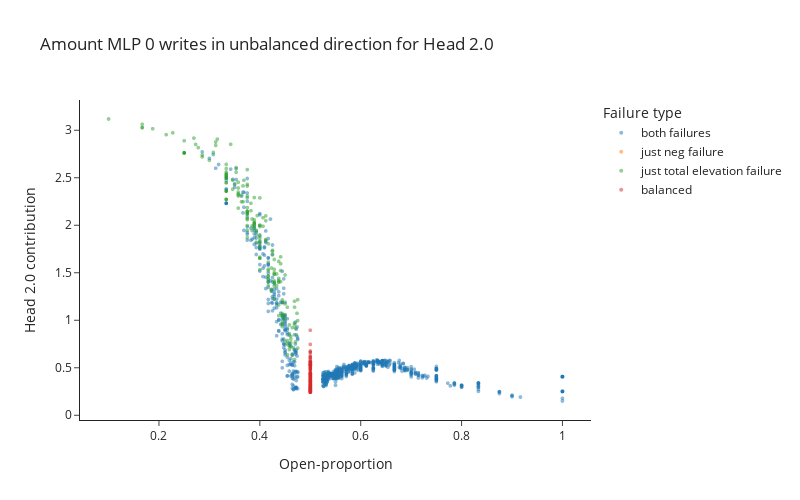
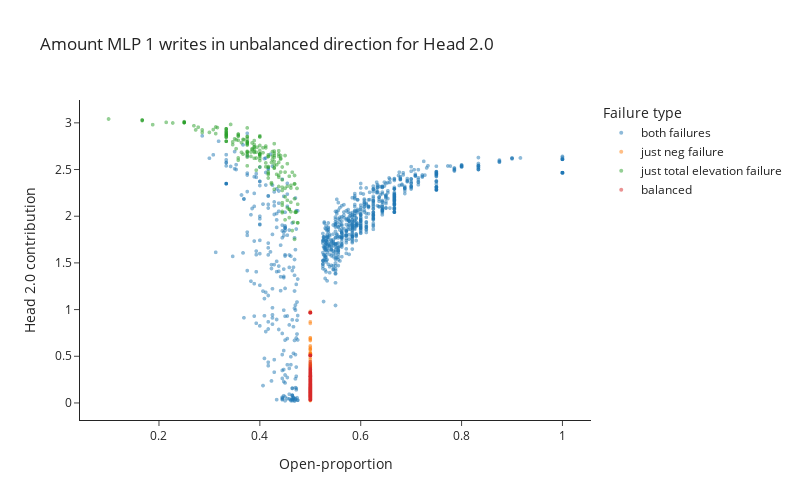

Source (notebook cell) for these figures, in order:
### Code cell
def mlp_attribution_scatter(magnitudes, data, failure_types):
    for layer in range(2):
        fig = px.scatter(
            x=data.open_proportion[data.starts_open], y=magnitudes[3+layer*3, data.starts_open], 
            color=failure_types[data.starts_open], category_orders={"color": failure_types_dict.keys()},
            title=f"Amount MLP {layer} writes in unbalanced direction for Head 2.0", 
            template="simple_white", height=500, width=800,
            labels={"x": "Open-proportion", "y": "Head 2.0 contribution"}
        ).update_traces(marker_size=4, opacity=0.5).update_layout(legend_title_text='Failure type')
        fig.show()

if MAIN:
    mlp_attribution_scatter(magnitudes, data, failure_types)

### Figure 1 — Plotly figure (JSON) as saved in the notebook; plotly's stock layout.template omitted (floating-point values rounded to 4 significant figures; data arrays with more than 128 entries replaced by an {"elided": "..."} marker saying what was removed)
{"data": [{"hovertemplate": "color=both failures<br>Open-proportion=%{x}<br>Head 2.0 contribution=%{y}<extra></extra>", "legendgroup": "both failures", "marker": {"color": "#1F77B4", "size": 4, "symbol": "circle"}, "mode": "markers", "name": "both failures", "opacity": 0.5, "showlegend": true, "type": "scattergl", "x": {"elided": "913 float values"}, "xaxis": "x", "y": {"elided": "913 float values"}, "yaxis": "y"}, {"hovertemplate": "color=just neg failure<br>Open-proportion=%{x}<br>Head 2.0 contribution=%{y}<extra></extra>", "legendgroup": "just neg failure", "marker": {"color": "#FF7F0E", "size": 4, "symbol": "circle"}, "mode": "markers", "name": "just neg failure", "opacity": 0.5, "showlegend": true, "type": "scattergl", "x": {"elided": "212 float values"}, "xaxis": "x", "y": {"elided": "212 float values"}, "yaxis": "y"}, {"hovertemplate": "color=just total elevation failure<br>Open-proportion=%{x}<br>Head 2.0 contribution=%{y}<extra></extra>", "legendgroup": "just total elevation failure", "marker": {"color": "#2CA02C", "size": 4, "symbol": "circle"}, "mode": "markers", "name": "just total elevation failure", "opacity": 0.5, "showlegend": true, "type": "scattergl", "x": {"elided": "195 float values"}, "xaxis": "x", "y": {"elided": "195 float values"}, "yaxis": "y"}, {"hovertemplate": "color=balanced<br>Open-proportion=%{x}<br>Head 2.0 contribution=%{y}<extra></extra>", "legendgroup": "balanced", "marker": {"color": "#D62728", "size": 4, "symbol": "circle"}, "mode": "markers", "name": "balanced", "opacity": 0.5, "showlegend": true, "type": "scattergl", "x": {"elided": "2284 float values"}, "xaxis": "x", "y": {"elided": "2284 float values"}, "yaxis": "y"}], "layout": {"height": 500, "legend": {"title": {"text": "Failure type"}, "tracegroupgap": 0}, "title": {"text": "Amount MLP 0 writes in unbalanced direction for Head 2.0"}, "width": 800, "xaxis": {"anchor": "y", "domain": [0, 1], "title": {"text": "Open-proportion"}}, "yaxis": {"anchor": "x", "domain": [0, 1], "title": {"text": "Head 2.0 contribution"}}}}

### Figure 2 — Plotly figure (JSON) as saved in the notebook; plotly's stock layout.template omitted (floating-point values rounded to 4 significant figures; data arrays with more than 128 entries replaced by an {"elided": "..."} marker saying what was removed)
{"data": [{"hovertemplate": "color=both failures<br>Open-proportion=%{x}<br>Head 2.0 contribution=%{y}<extra></extra>", "legendgroup": "both failures", "marker": {"color": "#1F77B4", "size": 4, "symbol": "circle"}, "mode": "markers", "name": "both failures", "opacity": 0.5, "showlegend": true, "type": "scattergl", "x": {"elided": "913 float values"}, "xaxis": "x", "y": {"elided": "913 float values"}, "yaxis": "y"}, {"hovertemplate": "color=just neg failure<br>Open-proportion=%{x}<br>Head 2.0 contribution=%{y}<extra></extra>", "legendgroup": "just neg failure", "marker": {"color": "#FF7F0E", "size": 4, "symbol": "circle"}, "mode": "markers", "name": "just neg failure", "opacity": 0.5, "showlegend": true, "type": "scattergl", "x": {"elided": "212 float values"}, "xaxis": "x", "y": {"elided": "212 float values"}, "yaxis": "y"}, {"hovertemplate": "color=just total elevation failure<br>Open-proportion=%{x}<br>Head 2.0 contribution=%{y}<extra></extra>", "legendgroup": "just total elevation failure", "marker": {"color": "#2CA02C", "size": 4, "symbol": "circle"}, "mode": "markers", "name": "just total elevation failure", "opacity": 0.5, "showlegend": true, "type": "scattergl", "x": {"elided": "195 float values"}, "xaxis": "x", "y": {"elided": "195 float values"}, "yaxis": "y"}, {"hovertemplate": "color=balanced<br>Open-proportion=%{x}<br>Head 2.0 contribution=%{y}<extra></extra>", "legendgroup": "balanced", "marker": {"color": "#D62728", "size": 4, "symbol": "circle"}, "mode": "markers", "name": "balanced", "opacity": 0.5, "showlegend": true, "type": "scattergl", "x": {"elided": "2284 float values"}, "xaxis": "x", "y": {"elided": "2284 float values"}, "yaxis": "y"}], "layout": {"height": 500, "legend": {"title": {"text": "Failure type"}, "tracegroupgap": 0}, "title": {"text": "Amount MLP 1 writes in unbalanced direction for Head 2.0"}, "width": 800, "xaxis": {"anchor": "y", "domain": [0, 1], "title": {"text": "Open-proportion"}}, "yaxis": {"anchor": "x", "domain": [0, 1], "title": {"text": "Head 2.0 contribution"}}}}
